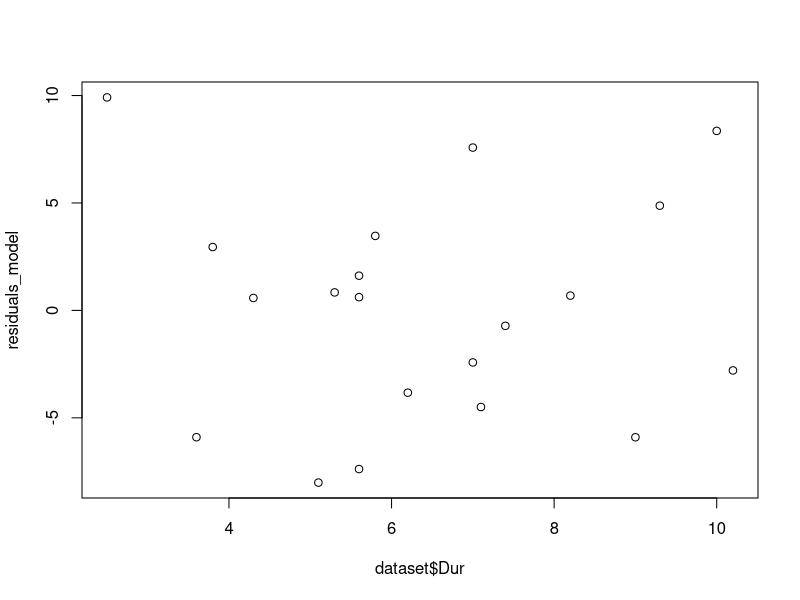
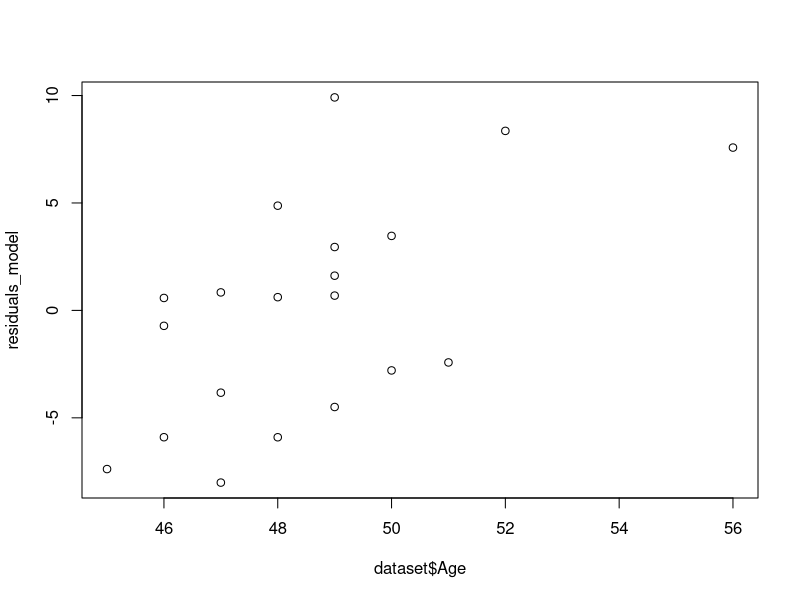
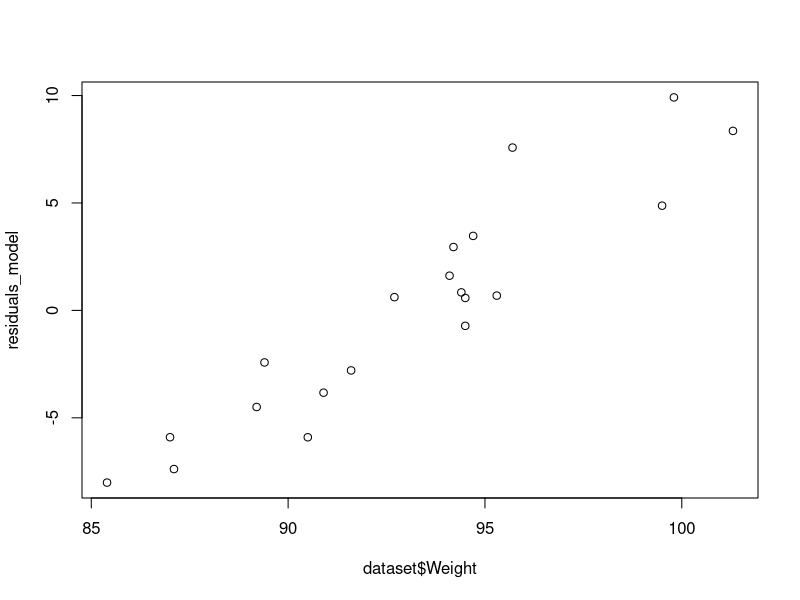

These charts were generated, in order, by the following R code:
setwd("D:\\Data science  notes\\Data To Be Shared Before Class\\SLR\\Residuals vs Predictor Plot")
dataset=read.csv("bloodpress.csv")
str(dataset)
names(dataset)

library(ggplot2)
regressor=lm(BP~Dur,dataset)
summary(regressor)
anova(regressor)
##plot residuals vs predictor values

residuals_model<-resid(regressor)

plot(dataset$Dur,residuals_model)

plot(dataset$Age,residuals_model)

plot(dataset$Weight,residuals_model)
